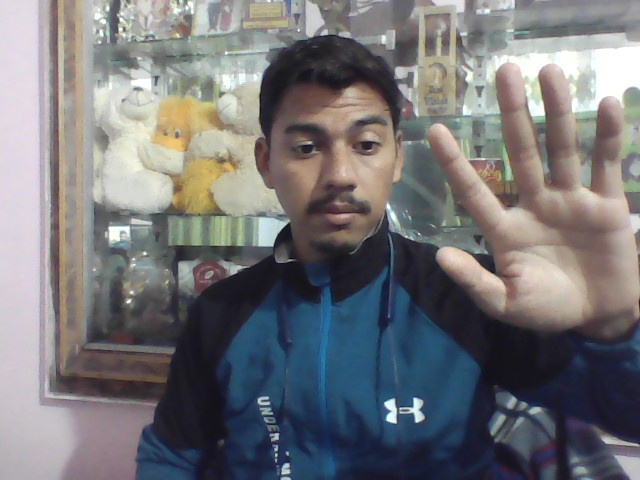
#> input picture openCV/images/Hello.6a342c70-7791-11ed-9880-f4267926c211.jpg, 640 x 480 px, found by its file name
$ jupyter execute rectOnImg.ipynb
#> lines starting #> are read from the running program, lines starting #| are printed output that depends on the picture
## Rectangle over image

[cell 1]

import cv2
import numpy as np

img_path = "images\Hello.6a342c70-7791-11ed-9880-f4267926c211.jpg"

image = cv2.imread(img_path)
#> image is the input picture: shape (480, 640, 3); mean B, G, R 119.7, 116.9, 117.1
image = cv2.resize(image, (1280, 720))
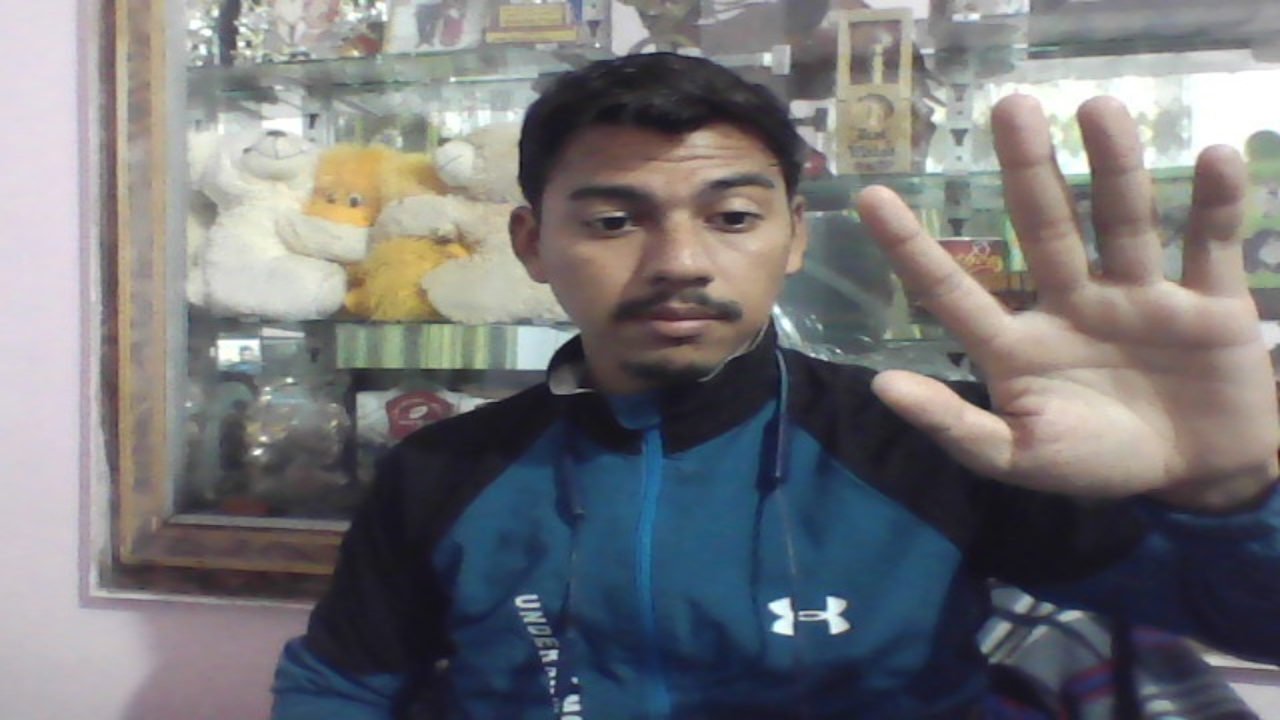
#> image: shape (720, 1280, 3); mean B, G, R 119.6, 116.8, 117

pt1 = (500, 100)
pt2 = (800, 400)
color = (0, 255, 0)
thickness = 4
lineType = cv2.LINE_4

#rectangle(img, pt1, pt2, color[, thickness[, lineType[, shift]]])
img_rect = cv2.rectangle(image, pt1, pt2, color, thickness, lineType)

cv2.imshow("Rectangle on Image", img_rect)

cv2.waitKey(0)
cv2.destroyAllWindows()

## filled rectangle

[cell 2]

import cv2
import numpy as np

img_path = "images\Hello.6a342c70-7791-11ed-9880-f4267926c211.jpg"

image = cv2.imread(img_path)
image = cv2.resize(image, (1280, 720))

pt1 = (500, 100)
pt2 = (800, 400)
color = (0, 255, 0)
thickness = -1
lineType = cv2.LINE_4

#rectangle(img, pt1, pt2, color[, thickness[, lineType[, shift]]])
img_rect = cv2.rectangle(image, pt1, pt2, color, thickness, lineType)
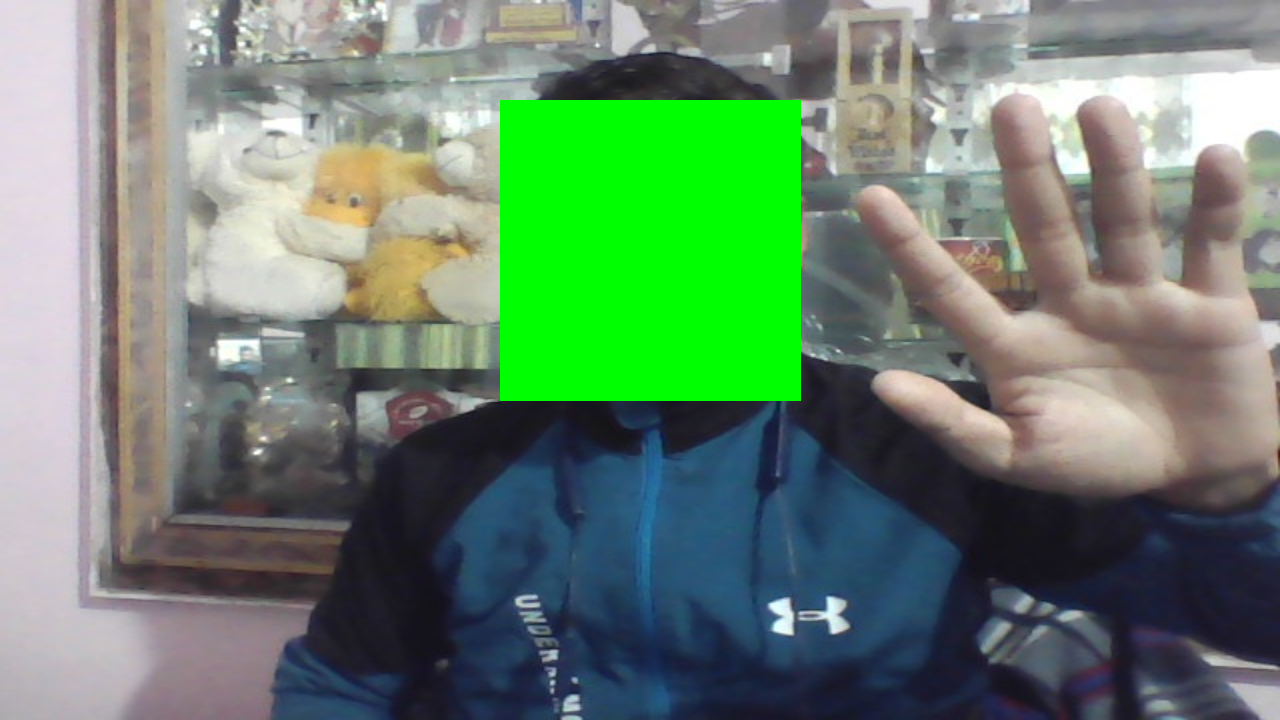
#> img_rect: shape (720, 1280, 3); mean B, G, R 110.4, 132.3, 106.3

cv2.imshow("Rectangle on Image", img_rect)

cv2.waitKey(0)
cv2.destroyAllWindows()

## Text on rectangle

[cell 3]
import cv2
import numpy as np

img_path = "images\Hello.6a342c70-7791-11ed-9880-f4267926c211.jpg"

image = cv2.imread(img_path)
image = cv2.resize(image, (1280, 720))

pt1 = (500, 100)
pt2 = (800, 400)
color = (255, 0, 0)
thickness = 4
lineType = cv2.LINE_4

#rectangle(img, pt1, pt2, color[, thickness[, lineType[, shift]]])
img_rect = cv2.rectangle(image, pt1, pt2, color, thickness, lineType)

#text on image
text = "Face - 100%"
org = (500, 80)
fontFace = cv2.FONT_HERSHEY_SIMPLEX
fontScale = 1
color = (0,255,25)
lineType = cv2.LINE_4

#text, org, fontFace, fontScale, color[, thickness

img_text = cv2.putText(img_rect, text, org, fontFace, fontScale, color, lineType)


cv2.imshow("Rectangle on Image", img_text)

cv2.waitKey(0)
cv2.destroyAllWindows()

## Circle on Image

[cell 4]
img_path = "images\Hello.6a342c70-7791-11ed-9880-f4267926c211.jpg"

image = cv2.imread(img_path)
image = cv2.resize(image, (1280, 720))

#text on image
text = "Face - 100%"
org = (500, 500)
fontFace = cv2.FONT_HERSHEY_SIMPLEX
fontScale = 1
color = (0,255,25)
lineType = cv2.LINE_4

#text, org, fontFace, fontScale, color[, thickness
cir_img = cv2.circle(image,(650,250), 180, color=(0,255,0), lineType=cv2.LINE_4)

img_text = cv2.putText(cir_img, text, org, fontFace, fontScale, color, lineType)


cv2.imshow("frame1",cir_img)
cv2.waitKey(0)
